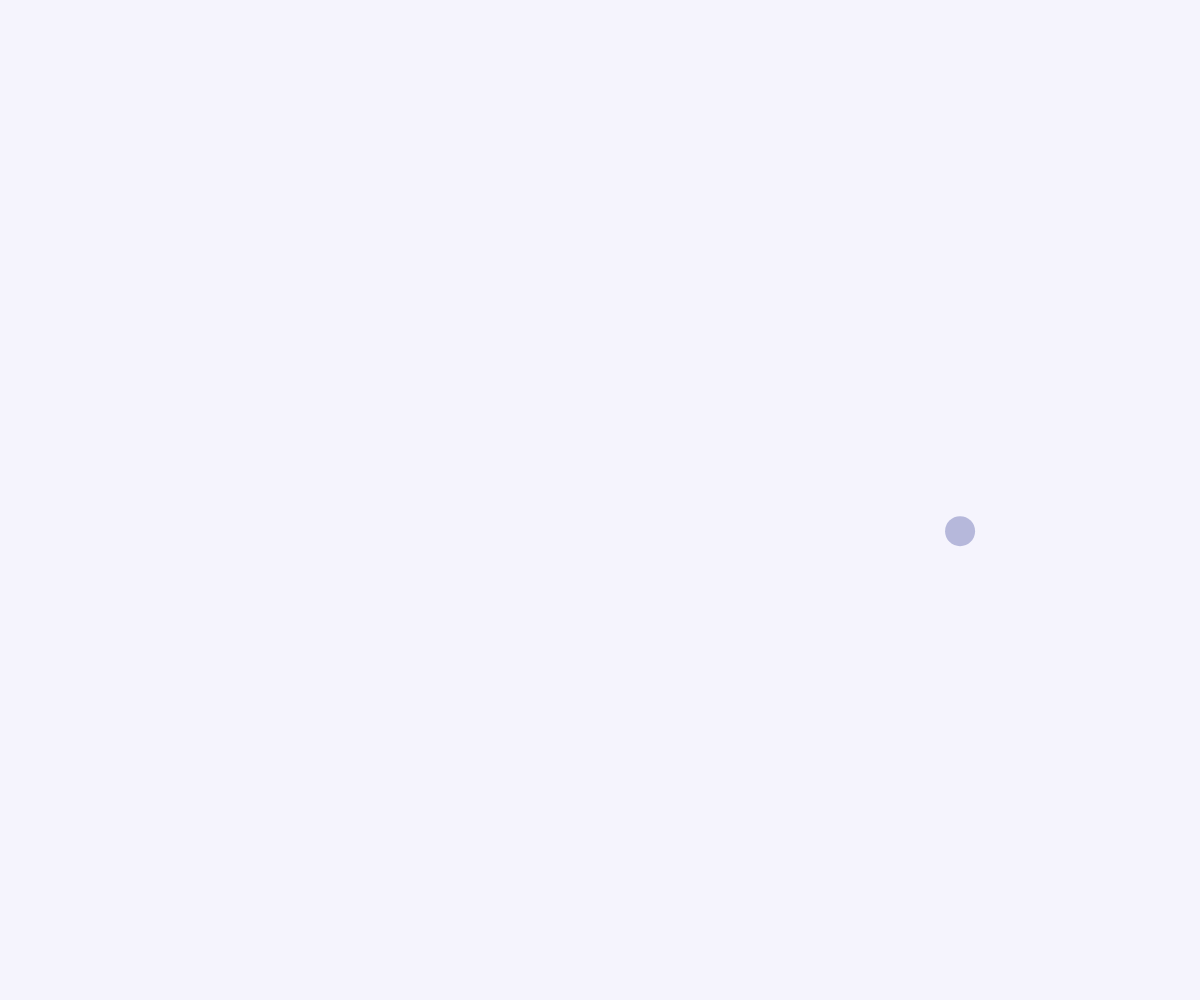
Frame 1 (no input)
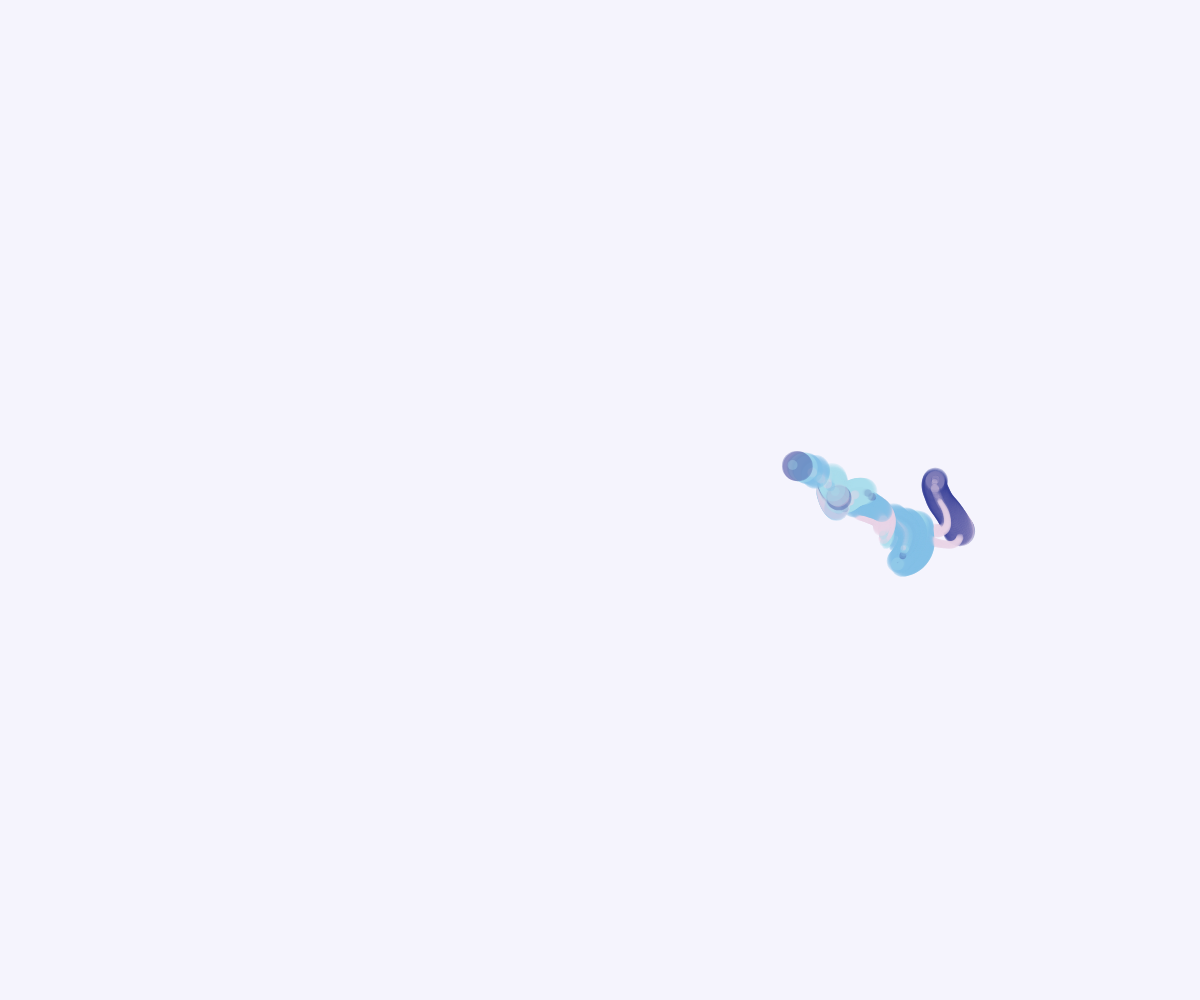
Frame 60 (no input)
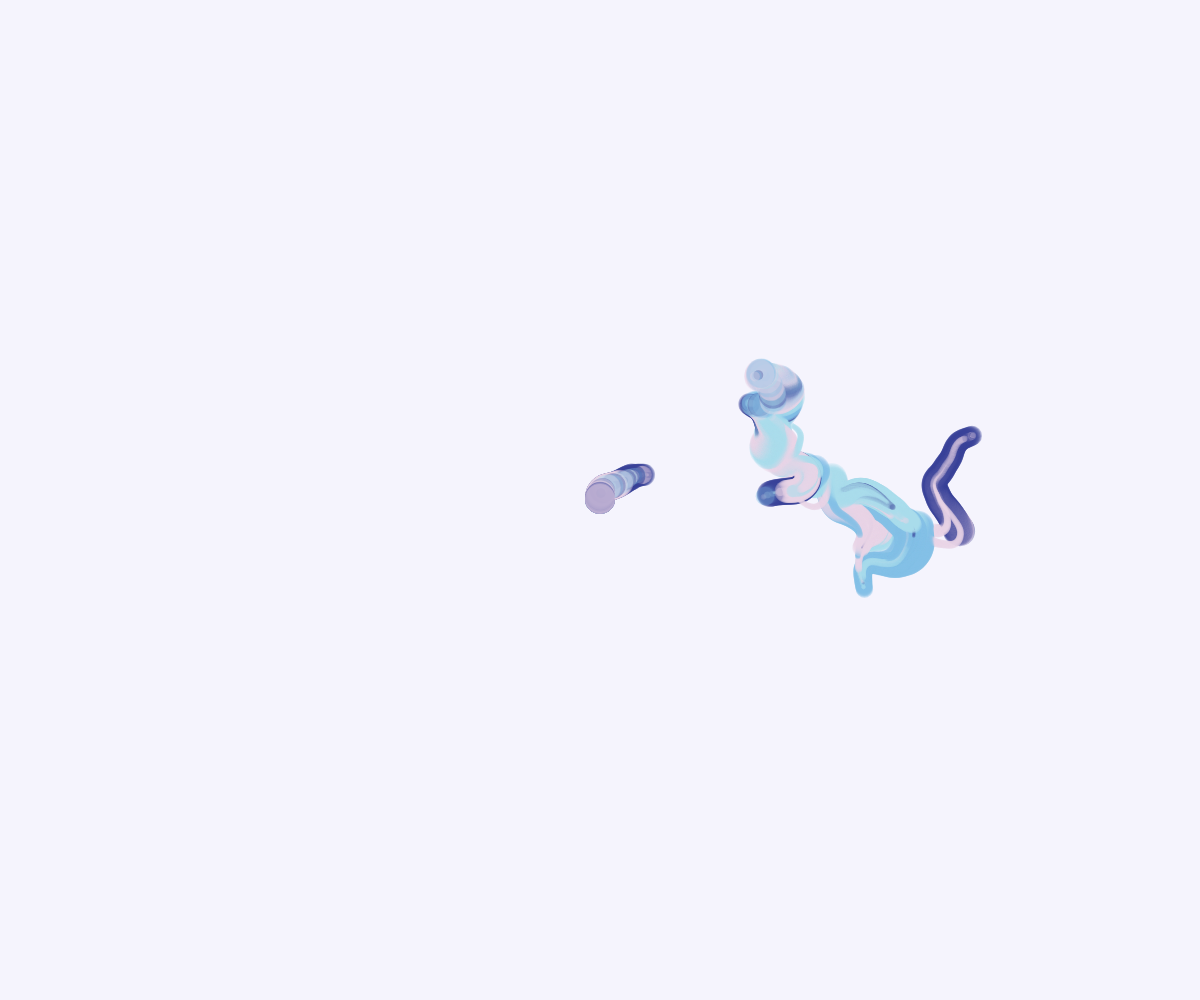
Frame 120 (the mouse pressed at the canvas centre since frame 60)

The p5.js sketch that drew these frames (run headless with seeded random() and noise() and a simulated clock; from frame 60 on, the mouse is pressed at the canvas centre):

// p5.js sketch
// ── sketch.js
/***********************************************************************
     
 Copyright (c) 2016-2022 Ayush Mishra, www.Ayushmishra.design
 *** Ayush Mishra Designs ***
 * All rights reserved.
 *
 * Redistribution and use in source and binary forms, with or without
 * modification, are permitted provided that the following conditions are met:
 *
 *     * Redistributions of source code must retain the above copyright
 *       notice, this list of conditions and the following disclaimer.
 *     * Redistributions in binary form must reproduce the above copyright
 *       notice, this list of conditions and the following disclaimer in the
 *       documentation and/or other materials provided with the distribution.
 *     * Neither the name of MSA Visuals nor the names of its contributors
 *       may be used to endorse or promote products derived from this software
 *       without specific prior written permission.
 *
 * THIS SOFTWARE IS PROVIDED BY THE COPYRIGHT HOLDERS AND CONTRIBUTORS "AS IS"
 * AND ANY EXPRESS OR IMPLIED WARRANTIES, INCLUDING, BUT NOT LIMITED TO,
 * THE IMPLIED WARRANTIES OF MERCHANTABILITY AND FITNESS FOR A PARTICULAR PURPOSE
 * ARE DISCLAIMED. IN NO EVENT SHALL THE COPYRIGHT HOLDER OR CONTRIBUTORS BE LIABLE
 * FOR ANY DIRECT, INDIRECT, INCIDENTAL, SPECIAL, EXEMPLARY, OR CONSEQUENTIAL DAMAGES
 * (INCLUDING, BUT NOT LIMITED TO, PROCUREMENT OF SUBSTITUTE GOODS OR SERVICES; LOSS
 * OF USE, DATA, OR PROFITS; OR BUSINESS INTERRUPTION) HOWEVER CAUSED AND ON ANY THEORY
 * OF LIABILITY, WHETHER IN CONTRACT, STRICT LIABILITY, OR TORT (INCLUDING NEGLIGENCE
 * OR OTHERWISE) ARISING IN ANY WAY OUT OF THE USE OF THIS SOFTWARE, EVEN IF ADVISED
 * OF THE POSSIBILITY OF SUCH DAMAGE.
 *
 * ***********************************************************************/
let objs = [];
let objsNum = 360;
const noiseScale = 0.01;
let R;
let maxR;
let t = 0;
let nt = 0;
let nR = 0;
let nTheta = 1000;
const palette = ["#ACDEED55", "#EAD5E855", "#84C0E755", "#38439955"];

function setup() {
  createCanvas(windowWidth, windowHeight);
  angleMode(DEGREES);
  noStroke();

  maxR = max(width, height) * 0.45;

  background("#F5F4FD");
}

function draw() {
  let R = map(noise(nt * 0.01, nR), 0, 1, 0, maxR);
  let t = map(noise(nt * 0.001, nTheta), 0, 1, -360, 360);
  let x = R * cos(t) + width / 2;
  let y = R * sin(t) + height / 2;
  objs.push(new Obj(x, y));

  if (mouseIsPressed) {
    objs.push(new Obj(mouseX, mouseY));
  }

  for (let i = 0; i < objs.length; i++) {
    objs[i].move();

    objs[i].display();
  }

  for (let j = objs.length - 1; j >= 0; j--) {
    if (objs[j].isFinished()) {
      objs.splice(j, 1);
    }
  }

  // t++;
  nt++;
}

class Obj {
  constructor(ox, oy) {
    this.init(ox, oy);
  }

  init(ox, oy) {
    this.vel = createVector(0, 0);
    this.pos = createVector(ox, oy);
    this.t = random(0, noiseScale);
    this.lifeMax = random(20, 50);
    this.life = this.lifeMax;
    this.step = random(0.1, 0.5);
    this.dMax = random(10) >= 5 ? 10 : 30;
    this.d = this.dMax;
    this.c = color(random(palette));
  }

  move() {
    let theta = map(noise(this.pos.x * noiseScale, this.pos.y * noiseScale, this.t), 0, 1, -360, 360);
    this.vel.x = cos(theta);
    this.vel.y = sin(theta);
    this.pos.add(this.vel);
  }

  isFinished() {
    this.life -= this.step;
    this.d = map(this.life, 0, this.lifeMax, 0, this.dMax);
    if (this.life < 0) {
      return true;
    } else {
      return false;
    }
  }

  display() {
    fill(this.c);

    circle(this.pos.x, this.pos.y, this.d);
  }
}

function func(t, num) {
  let a = 360 / num;
  let A = cos(a);
  let b = acos(cos(num * t));
  let B = cos(a - b / num);

  return A / B;
}
